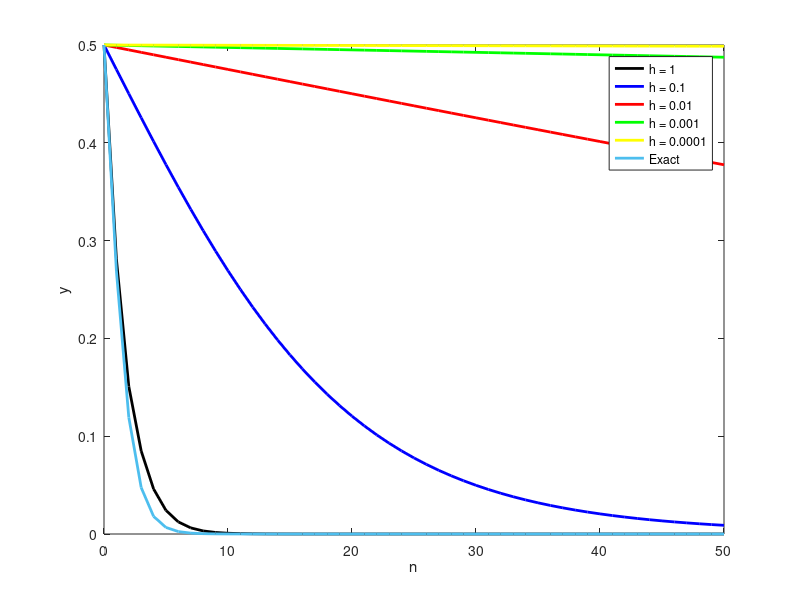

Write the MATLAB code that produced this figure.
 %%%%%%%%%%%%%%%%%%% Problem 2 %%%%%%%%%%%%%%%%%%%%%%%%%%%%%%%%%%
y(1) = 0.5;
m = 0:50;
h = [1 0.1 0.01 0.001 0.0001];
C = {'k','b','r','g' 'y'};

% %% 
% % 1 - Linearized Tripezoidal Method


% for i = 1:length(h)
%     for n = 1:50
%         y(n + 1) = y(n) + h(i)*y(n)*(y(n) - 1)./(1 - (h(i)/2)*(2*y(n) -1));
%     end
%     plot(m,y,'color',C{i}, 'LineWidth', 2)
%     hold on
% end
% 
% % %Exact Solution
% f = inline('1./(1 + exp(x))', 'x');
% x = 0:0.1:50;
% AA = feval(f,0:0.1:50);
% plot(x,AA, 'LineWidth', 2)
% 
% legend('h = 1','h = 0.1', 'h = 0.01', 'h = 0.001', 'h = 0.0001', 'Exact');
% 
% xlabel('n')
% ylabel('y')
%% 

%2 - direct trapezoidal method
y_e(1) = 0.5;
for i = 1:length(h)
    for n = 1:50
        y_e(n+1) = y_e(n) + h(i)*( -y_e(n)*(1 - y_e(n)) );
        y(n + 1) = y(n) + (h(i)/2)*(-y_e(n+1)*(1 - y_e(n+1)) - y(n)*(1 - y(n)) );
    end
    plot(m,y,'color',C{i}, 'LineWidth', 2)
    hold on
end


%Exact Solution
f = inline('1./(1 + exp(x))', 'x');
x = 0:50;
AA = feval(f,0:50);
plot(x,AA, 'LineWidth', 2)

legend('h = 1','h = 0.1', 'h = 0.01', 'h = 0.001', 'h = 0.0001', 'Exact');

xlabel('n')
ylabel('y')

